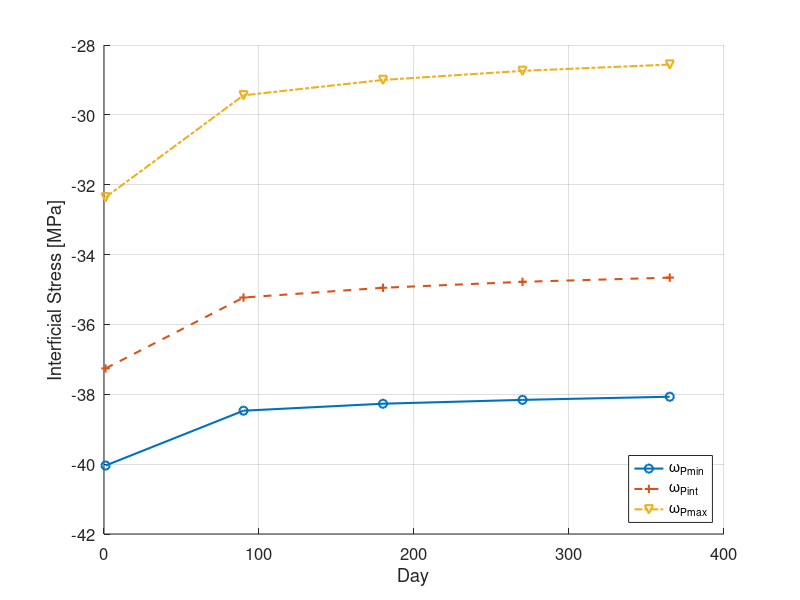
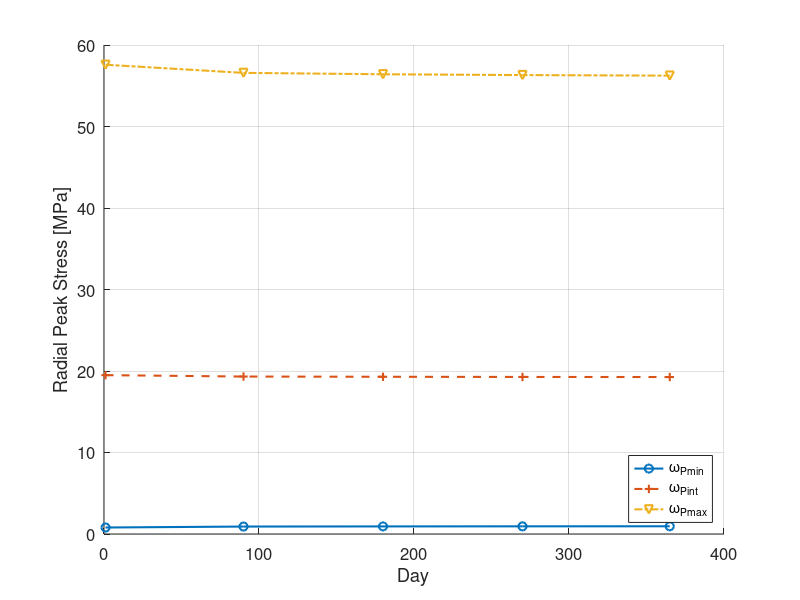
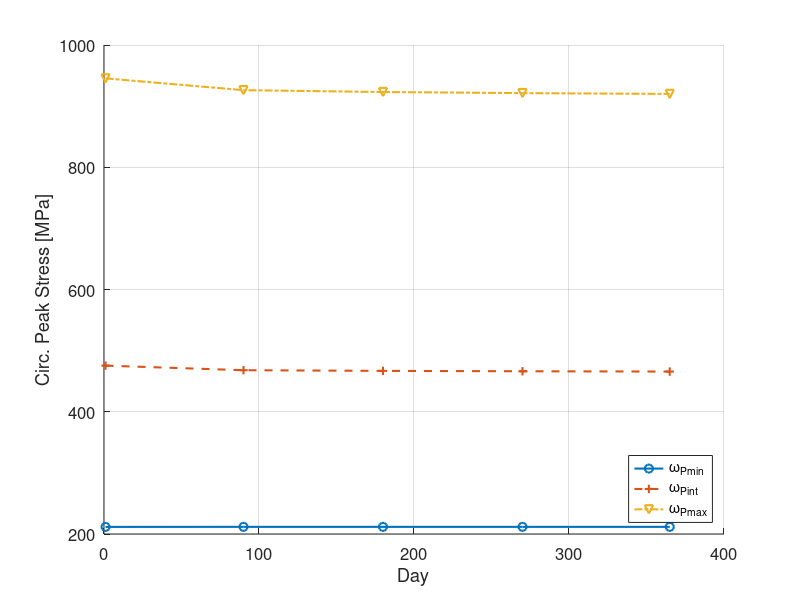
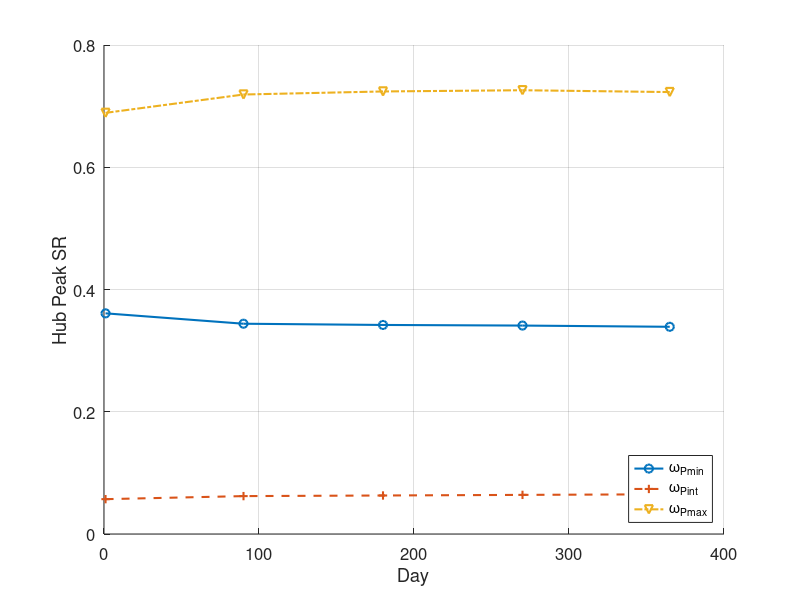

Source code (MATLAB) for these figures, in order:
day = [1, 90, 180, 270, 365];

interface = [-40.04, -38.47, -38.27, -38.16, -38.07;
              -37.26, -35.23, -34.95, -34.78, -34.66;
              -32.36, -29.44, -29.0, -28.74, -28.56];
            
rad_peak = [.797, .914, .931, .941, .948;
            19.49, 19.32, 19.29, 19.27, 19.26;
            57.58, 56.58, 56.41, 56.31, 56.24];
          
circ_peak = [211.61, 211.7, 211.69, 211.69, 211.68;
             475.45, 467.96, 466.87, 466.22, 465.74;
             945.41, 926.11, 923.07, 921.29, 919.96];
           
sr_hub = [.361, .344, .342, .341, .339;
          .057, .062, .063, .064, .065;
          .689, .719, .724, .726, .723];
        
sr_rim = [.168, .163, .163, .162, .162;
          .252, .25, .249, .249, .249;
          .741, .728, .726, .724, .723];
          
marker = 'o+v*<s>dx.^p';
line = {'-', '--', '-.'};
for k = 1:3
  figure(1), hold on
  plot(day,interface(k,:), [marker(k),line{k}], 'Linewidth', 1.5)
  
  figure(2), hold on
  plot(day, rad_peak(k,:), [marker(k),line{k}], 'Linewidth', 1.5)
  
  figure(3), hold on
  plot(day, circ_peak(k,:), [marker(k),line{k}], 'Linewidth', 1.5)
  
  figure(4), hold on
  plot(day, sr_hub(k,:), [marker(k),line{k}], 'Linewidth', 1.5)
  
  figure(5), hold on
  plot(day, sr_rim(k,:), [marker(k),line{k}], 'Linewidth', 1.5)
end

figure(1), grid on
legend({'\omega_{Pmin}', '\omega_{Pint}', '\omega_{Pmax}'}, 'Location', 'southeast')
xlabel('Day')
ylabel('Interficial Stress [MPa]')
set(gca, 'FontSize', 12)

figure(2), grid on
legend({'\omega_{Pmin}', '\omega_{Pint}', '\omega_{Pmax}'}, 'Location', 'southeast')
xlabel('Day')
ylabel('Radial Peak Stress [MPa]')
set(gca, 'FontSize', 12)

figure(3), grid on
legend({'\omega_{Pmin}', '\omega_{Pint}', '\omega_{Pmax}'}, 'Location', 'southeast')
xlabel('Day')
ylabel('Circ. Peak Stress [MPa]')
set(gca, 'FontSize', 12)

figure(4), grid on
legend({'\omega_{Pmin}', '\omega_{Pint}', '\omega_{Pmax}'}, 'Location', 'southeast')
xlabel('Day')
ylabel('Hub Peak SR')
set(gca, 'FontSize', 12)

figure(5), grid on
legend({'\omega_{Pmin}', '\omega_{Pint}', '\omega_{Pmax}'}, 'Location', 'southeast')
xlabel('Day')
ylabel('Rim Peak SR')
set(gca, 'FontSize', 12)
